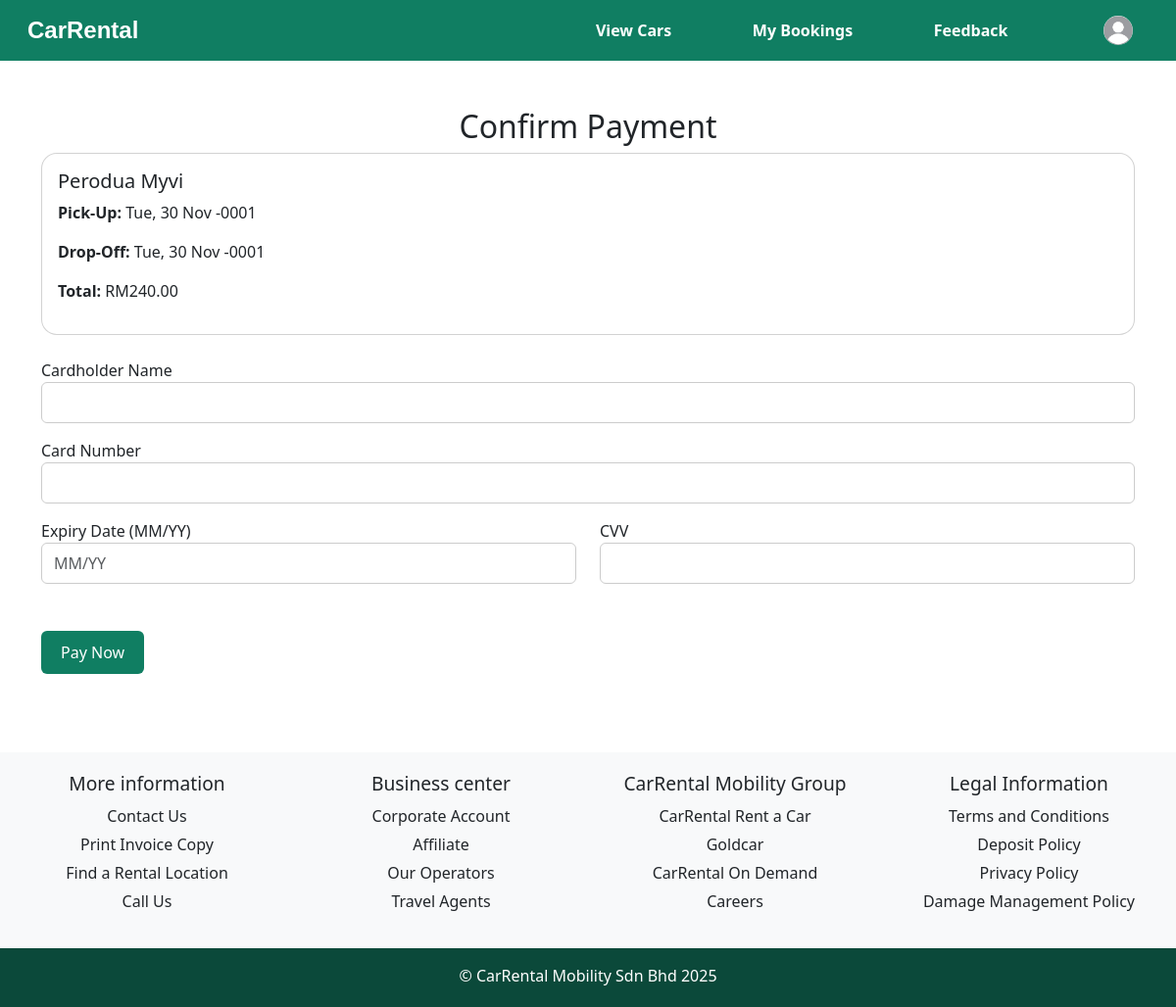
/car-rental/public/payment.php?booking_id=1 (signed in), run on the app's committed database.
### tables this page shows
CREATE TABLE bookings (
  id INT AUTO_INCREMENT PRIMARY KEY,
  user_id INT NOT NULL,
  car_id INT NOT NULL,
  start_date DATE NOT NULL,
  end_date DATE NOT NULL,
  total_cost DECIMAL(10,2) NOT NULL,
  status ENUM('pending','confirmed','cancelled','completed') DEFAULT 'pending',
  created_at TIMESTAMP DEFAULT CURRENT_TIMESTAMP,
  FOREIGN KEY (user_id) REFERENCES users(id) ON DELETE CASCADE,
  FOREIGN KEY (car_id)  REFERENCES cars(id)  ON DELETE CASCADE
);

CREATE TABLE cars (
  id INT AUTO_INCREMENT PRIMARY KEY,
  brand VARCHAR(80) NOT NULL,
  model VARCHAR(80) NOT NULL,
  img_link VARCHAR(200) NOT NULL,
  price_per_day DECIMAL(10,2) NOT NULL,
  seats TINYINT NOT NULL,
  fuel_type VARCHAR(20) NOT NULL,
  status ENUM('available','maintenance','unavailable') DEFAULT 'available',
  created_at TIMESTAMP DEFAULT CURRENT_TIMESTAMP
);

### car-rental/public/payment.php (the view, shortened to what this page needs)
<?php
require_once '../config/config.php';
$userId = $_SESSION['user_id'];
$bookingId = (int)$_GET['booking_id'];
$sql = 'SELECT b.*, c.brand, c.model FROM bookings b
        JOIN cars c ON c.id = b.car_id
        WHERE b.id = ? AND b.user_id = ?';
$stmt = $pdo->prepare($sql);
$stmt->execute([$bookingId, $userId]);
$booking = $stmt->fetch();
?>
<!DOCTYPE html>
<html>
<head>
    <link href="https://cdn.jsdelivr.net/npm/bootstrap@5.3.3/dist/css/bootstrap.min.css" rel="stylesheet">
</head>
<body>
<?php include 'navbar.php'; ?>
<div class="container py-5">
    <h2>Confirm Payment</h2>
    <div class="card mb-4">
        <div class="text-start">
            <div class="card-body">
                <h5><?php echo htmlspecialchars($booking['brand'] . ' ' . $booking['model']); ?></h5>
                <p><strong>Pick-Up:</strong> <?php echo date('D, j M Y', strtotime($booking['start_date'])); ?></p>
                <p><strong>Drop-Off:</strong> <?php echo date('D, j M Y', strtotime($booking['end_date'])); ?></p>
                <p><strong>Total:</strong> RM<?php echo number_format($booking['total_cost'], 2); ?></p>
            </div>
        </div>
    </div>
    <form method="POST">
        <div class="text-start">
            <div class="mb-3">
                <label>Cardholder Name</label>
                <input type="text" name="card_name" class="form-control" required>
            </div>
            <div class="mb-3">
                <label>Card Number</label>
                <input type="text" name="card_number" class="form-control" required maxlength="16">
            </div>
            <div class="row">
                <div class="col-md-6 mb-3">
                    <label>Expiry Date (MM/YY)</label>
                    <input type="text" name="expiry" class="form-control" required placeholder="MM/YY">
                </div>
                <div class="col-md-6 mb-3">
                    <label>CVV</label>
                    <input type="text" name="cvv" class="form-control" required maxlength="3">
                </div>
            </div>
            <button class="btn btn-success" type="submit">Pay Now</button>
        </div>
    </form>
</div>
<?php include 'footer.php'; ?>
</body>
</html>

### car-rental/public/styles.css (style rules this page uses)
body { background-color: white; }
.card { border-radius: 1rem; }
.container { text-align: center; }
form input[type="text"], form input[type="number"], form select { width: 100%; padding: 8px 12px; margin-bottom: 12px; border: 1px solid #ccc; border-radius: 6px; }
form button[type="submit"] { background-color: #107e62; color: white; border: none; padding: 10px 20px; border-radius: 6px; font-weight: 500; margin: 20px 0 12px 0; }

### data on the page
bookings: car.model "Perodua Myvi", start_date "Tue, 30 Nov -0001", end_date "Tue, 30 Nov -0001", total_cost "240.00"
